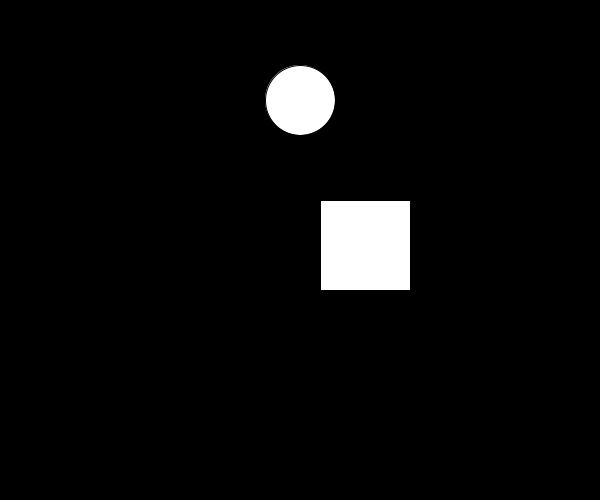
Frame 1 (no input)
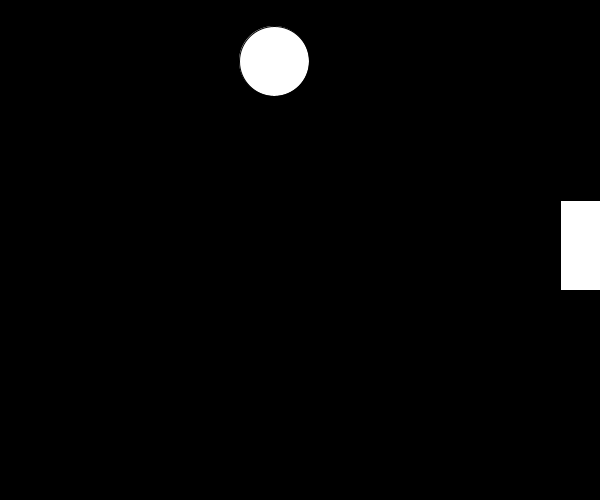
Frame 60 (the mouse pressed at the canvas centre just before this capture)
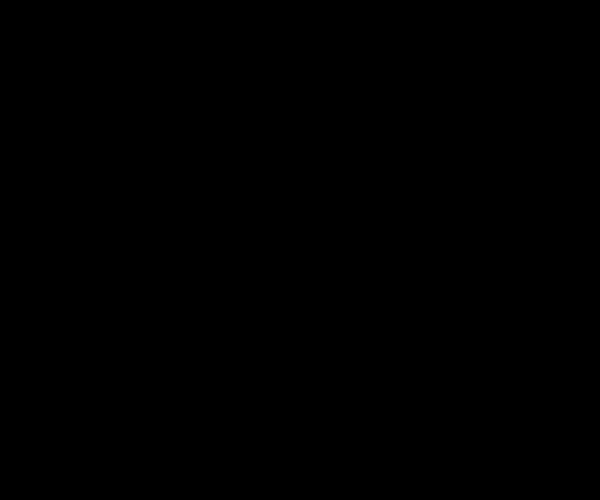
Frame 120 (the mouse held since frame 60 and released just before this capture)

The Processing sketch that drew these frames (run headless with seeded random() and noise(); from frame 60 on, the mouse is pressed at the canvas centre):

// Processing sketch: ZThomas_ProcessingProject_PM_2a
// ── ZThomas_ProcessingProject_PM_2a.pde
Box b1;
Circle c1;

PVector velocity;
  PVector locationb;
  boolean collided = false;
  


void setup() {
  size(600,500);
  b1 = new Box(250,200,90,90);
  c1 = new Circle(300,100,70,70);
 
  
  
}
void draw() {
  background(0);
  b1.display();
  c1.display();
  c1.motion();
 
  if (c1.overlaps(b1)) {
    collided = true;
  }
  if (collided == true) {
    b1.motion2();
  }
  
  }
  

// ── Box.pde
class Box {
  float x;
  float y;
  float w;
  float l;
  PVector locationb = new PVector(320,200);
  PVector velocity2 = new PVector(6,0);
  PVector acceleration = new PVector(.5,0);
  
  
  Box(float tempX, float tempY, float tempW, float tempL) {
    x = tempX;
    y = tempY;
    tempX = locationb.x;
    tempY = locationb.y;
    w = tempW;
    l = tempL;
  }
  
  
  boolean overlaps(Circle other) {
    float d = dist(b1.locationb.x, b1.locationb.y, other.location.x, other.location.y);
    if (d < 45) {
      return true;
    } else {
      return false;
    }
  }
  
  
  
  void motion2() {
      locationb.add(velocity2);
  }
    
  
  
  void display() {
    rect(locationb.x, locationb.y,w,l);
  }
}

// ── Circle.pde
class Circle {
  float x;
  float y;
  float r;
  float s;
  PVector location = new PVector(10, 200);
  PVector velocity = new PVector(2, 3);
  PVector locationb = new PVector(300,200);
  



  Circle(float tempX , float tempY, float tempR, float tempS) {
    location.x = tempX;
    location.y = tempY;
    r = tempR;
    s = tempS;
  }
  
  boolean overlaps(Box other) {
    float d = dist(c1.location.x, c1.location.y, other.locationb.x, other.locationb.y);
    if (d < 45) {
      return true;
    } else {
      return false;
    }
  }


  void motion() {
    location.add(velocity);
    if (c1.overlaps(b1)) {
      c1.velocity.x = c1.velocity.x * -1;
      c1.velocity.y = c1.velocity.y * -1; 
  }
  }
  
 

  void display() {
    ellipse(location.x, location.y, r, s);
  }
  }
  
